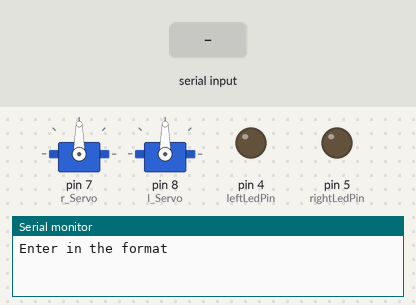
Bench run of a sketch on a simulated Arduino Uno, built with avr-gcc and run on an emulated ATmega328P. Shown: 2 × servo, output pins drawn as LEDs (lit = HIGH), the last lines printed to the serial monitor. The test bench sets the inputs (shaded band).

Above: at 1.2 s.
1.3 s: "<2>" received over Serial
At 3.6 s:
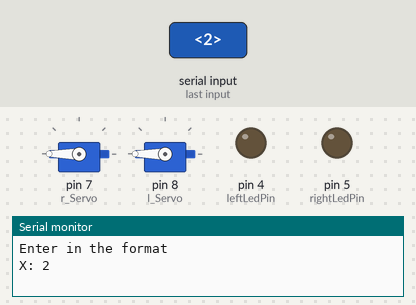
4.3 s: "<3>" received over Serial
At 5.9 s:
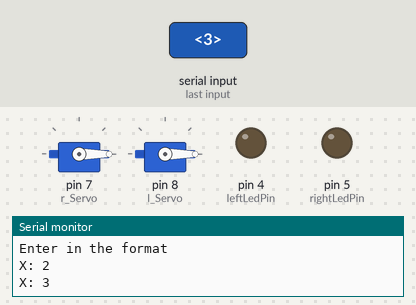
7.3 s: "<4>" received over Serial
At 8.5 s:
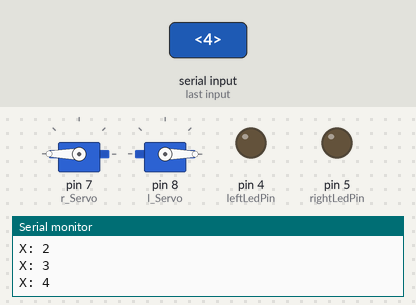
8.8 s: "<2>" received over Serial
At 9.2 s:
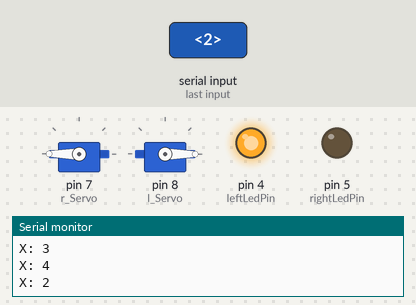
10.8 s: "<0>" received over Serial
At 12.6 s:
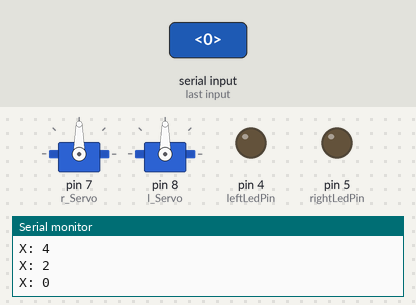
13.2 s: "<1>" received over Serial
At 14.3 s:
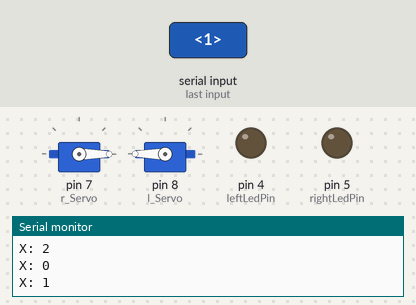
Timing chart, 0 to 15.7 s (numbered marks = the images above; inputs shaded):
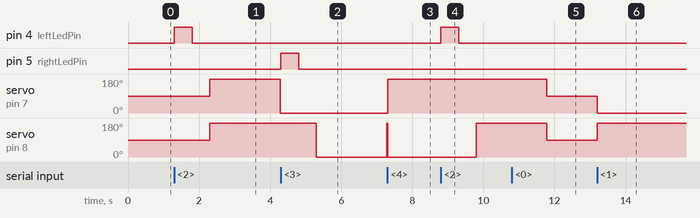

The sketch:

RoadHog.ino
```cpp
#include <Servo.h>
#include <string.h>

Servo r_Servo;
Servo l_Servo;

int rightLedPin = 5;
int leftLedPin = 4;

const byte numChars = 32;
char receivedChars[numChars];
char tempChars[numChars]; //temporary array for use by strtok() function

int x = 0;
int y = 0;

boolean newData = false;

//int servo

void setup() {
  // put your setup code here, to run once:
  r_Servo.attach(7);
  l_Servo.attach(8);

  r_Servo.write(90);
  l_Servo.write(90);

  pinMode(rightLedPin, OUTPUT);
  pinMode(leftLedPin, OUTPUT);

  Serial.begin(9600);

  Serial.println("Enter in the format");

}

void blink(int led)
{
  digitalWrite(led, HIGH);
  delay(500);
  digitalWrite(led, LOW);
  delay(500);
}

void front()
{
  r_Servo.write(0);
  l_Servo.write(180);
}

void halt()
{
  r_Servo.write(90);
  l_Servo.write(90);
}

void right()
{
  int i = 0;
  blink(rightLedPin);
  while (i < 15000)
  {
    r_Servo.write(0);
    l_Servo.write(0);
    i++;
  }

}

void left()
{
  int i = 0;
  blink(leftLedPin);
  while (i < 15000)
  {
    r_Servo.write(180);
    l_Servo.write(180);
    i++;
  }

}

void reverse()
{
  r_Servo.write(180);
  l_Servo.write(0);
}
void softRight()
{
  r_Servo.write(180);
  l_Servo.write(90);
}

void softLeft()
{
  int i = 0;
  while (i < 500)
  {
    r_Servo.write(0);
    l_Servo.write(90);
    i++;
  }

}


void recvWithStartEndMarkers()
{
  static boolean recvInProgress = false;
  static byte ndx = 0;
  char startMarker = '<';
  char endMarker = '>';
  char rc;

  while (Serial.available() > 0 && newData ==false)
  {
    rc = Serial.read();

    if (recvInProgress ==true)
    {
      if (rc != endMarker)
      {
        receivedChars[ndx] = rc;
        ndx++;
        if (ndx >= numChars)
        {
          ndx = numChars - 1;
        }
      }
      else
      {
        receivedChars[ndx] = '\0'; //terminate the string
        recvInProgress = false;
        ndx = 0;
        newData = true;
      }
    }
    else if (rc ==startMarker)
    {
      recvInProgress = true;
    }
  }
}

void parseData()
{
  char * strtokIndx; //this is used by strtok() as an index

  strtokIndx = strtok(tempChars, ","); //get the first coordinate
  x = atoi(strtokIndx); //convert this part to integer

//  strtokIndx = strtok(NULL, ","); //continues where the previous one left off
//  y = atoi(strtokIndx);  //convert to integer
}

void showParsedData()
{
  Serial.print("X: ");
  Serial.println(x);
//  Serial.print("Y: ");
//  Serial.println(y);
}

void loop() {
  // put your main code here, to run repeatedly:
  recvWithStartEndMarkers();

  if (newData == true)
  {
    strcpy(tempChars, receivedChars);

    //this temporary copy is necessary to protect the original data
    //because strtok() replaces the commas with \0

    parseData();
    showParsedData();
    //moveTo(x,y);
    if (x == 0)
      halt();
    else if (x == 1)
      front();
    else if (x == 2)
    {
      left();
      front();
    }
    else if (x ==3)
    {
      right();
      front();
    }
    else if(x == 4)
      reverse();


    newData = false;
  }


}
```

Measured:
- after the input at 1.3 s, pin 4 (leftLedPin): LOW → HIGH at once, → LOW 0.50 s later; servo on pin 7 (r_Servo): 90° → 180° after 1.0 s, → 0° 2.0 s later; servo on pin 8 (l_Servo): 90° → 180° after 1.0 s
- after the input at 4.3 s, pin 5 (rightLedPin): LOW → HIGH at once, → LOW 0.50 s later; servo on pin 8 (l_Servo): 180° → 0° after 1.0 s, → 180° 2.0 s later
- after the input at 7.3 s, servo on pin 7 (r_Servo): 0° → 180° at once; servo on pin 8 (l_Servo): 180° → 0° at once
- after the input at 8.8 s, pin 4 (leftLedPin): LOW → HIGH at once, → LOW 0.50 s later; servo on pin 8 (l_Servo): 0° → 180° after 1.0 s
- after the input at 10.8 s, servo on pin 7 (r_Servo), servo on pin 8 (l_Servo): 180° → 90° after 0.99 s
- after the input at 13.2 s, servo on pin 7 (r_Servo): 90° → 0° at once; servo on pin 8 (l_Servo): 90° → 180° at once
